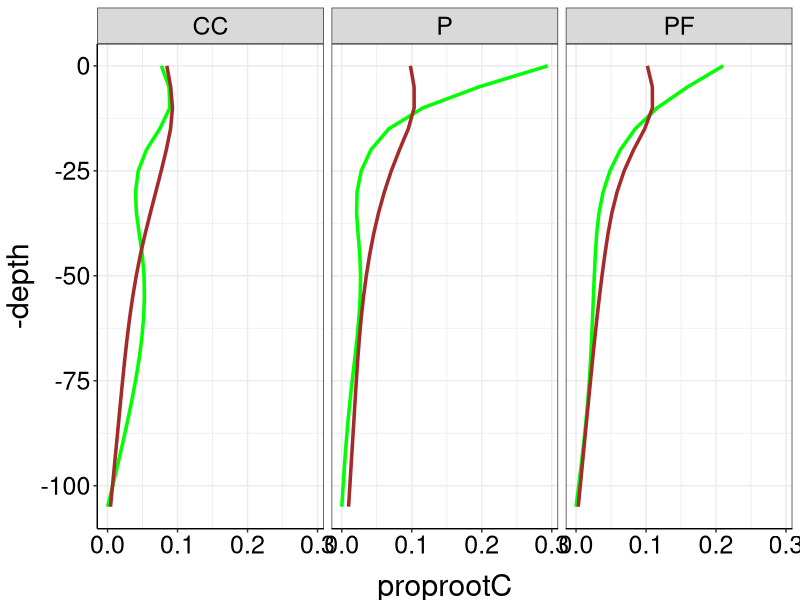

Write the R code that produced this figure.
## ---- chunk 1
knitr::opts_chunk$set(
	echo = TRUE,
	message = FALSE,
	warning = FALSE
)
## ---- chunk 2
library(tidyr)
library(dplyr)
library(ggplot2)
library(plotrix)

this_theme<-theme_bw()+
  theme(#panel.grid.major = element_blank(),
    #panel.grid.minor = element_blank(),
    panel.background = element_blank(),
    axis.line = element_line(),
    legend.position='none', legend.title=element_blank(),
    legend.text = element_text(size=12),
    axis.title.x = element_text(size=22,vjust=-0.5),
    axis.title.y = element_text(size=22,angle=90, vjust=1.2),
    axis.text.x = element_text(colour="black", size=18),
    axis.text.y = element_text(colour="black", size=18), 
    strip.text = element_text(colour="black", size=18))

theme_set(this_theme)



ds2<-read.csv("../Data/Equivalent root and C for 5 cm, each plot.csv", header=TRUE)

fake<-tibble(trt = c("CC", "PF", "P"), plot = c("12", "32", "13"), depth = c("105", "105", "105"),
             root = c(NA, NA, NA), rootC = c(.0001, .0001, .0001), carbon = c(NA, NA, NA))
ds2<-rbind(ds2, fake)

ds2<-ds2%>%
  select(-plot)%>%
  mutate(depth = ifelse((depth == 2.5), 0,
                        ifelse((depth == 10.0), 10,
                               ifelse((depth == 22.5), 20,
                                      ifelse((depth == 45.0), 45,
                                             ifelse((depth == 80.0), 80, 105))))))%>%
  group_by(trt, depth)%>%
  summarise_each(funs(mean(., na.rm = TRUE), std.error(., na.rm = TRUE)))


ds2_depths_possible <- expand.grid(
  depth            = seq(from=min(ds2$depth), max(105), by=5), #Decide resolution here.
  trt              = c("CC", "P", "PF"),
  stringsAsFactors = FALSE
)

ds2_intpolated <- ds2 %>% 
  right_join(ds2_depths_possible, by=c("trt", "depth")) %>% #Incorporate locations to interpolate
  group_by(trt)%>%
  mutate(
    rootC_interpolated     = spline(x=depth, y=rootC_mean  , xout=depth,  method="natural")$y,
    carbon_interpolated   = spline(x=depth, y=carbon_mean, xout=depth,  method="natural")$y
  ) %>% 
  ungroup()

#ds2_intpolated_rev <- within(ds2_intpolated, depth <- ordered(depth, levels = rev(sort(unique(depth)))))

cc<-ds2_intpolated%>%filter(trt == "CC")
pf<-ds2_intpolated%>%filter(trt == "PF")
p<-ds2_intpolated%>%filter(trt == "P")

###Table 3, is this you? Yes. It is.
sumprops<-ds2_intpolated%>%
  group_by(trt)%>%
  mutate(totalrootC = sum(rootC_interpolated), 
         totalcarbon = sum(carbon_interpolated))%>%
  mutate(proprootC = rootC_interpolated/totalrootC,
         propcarbon = carbon_interpolated/totalcarbon)


ggplot(sumprops, aes(x=-depth, y=proprootC)) +
  geom_line(color="green", size=1.2) +
  geom_line(aes(y=propcarbon), color="brown", size=1.2) +
  coord_flip()+
  facet_wrap(~trt)

split<-sumprops%>%
  mutate(place = ifelse((depth %in% c(0:20)), "top", "bottom"))%>%
  group_by(trt, place)%>%
  summarise(splitC = sum(carbon_interpolated), splitR = sum(rootC_interpolated))%>%
  group_by(trt)%>%
  mutate(totalrootC = sum(splitR), 
         totalcarbon = sum(splitC))%>%
  mutate(proprootC = splitR/totalrootC,
         propcarbon = splitC/totalcarbon)

knitr::kable(split, digits = 2, caption = "Above vs below 20 cm")
